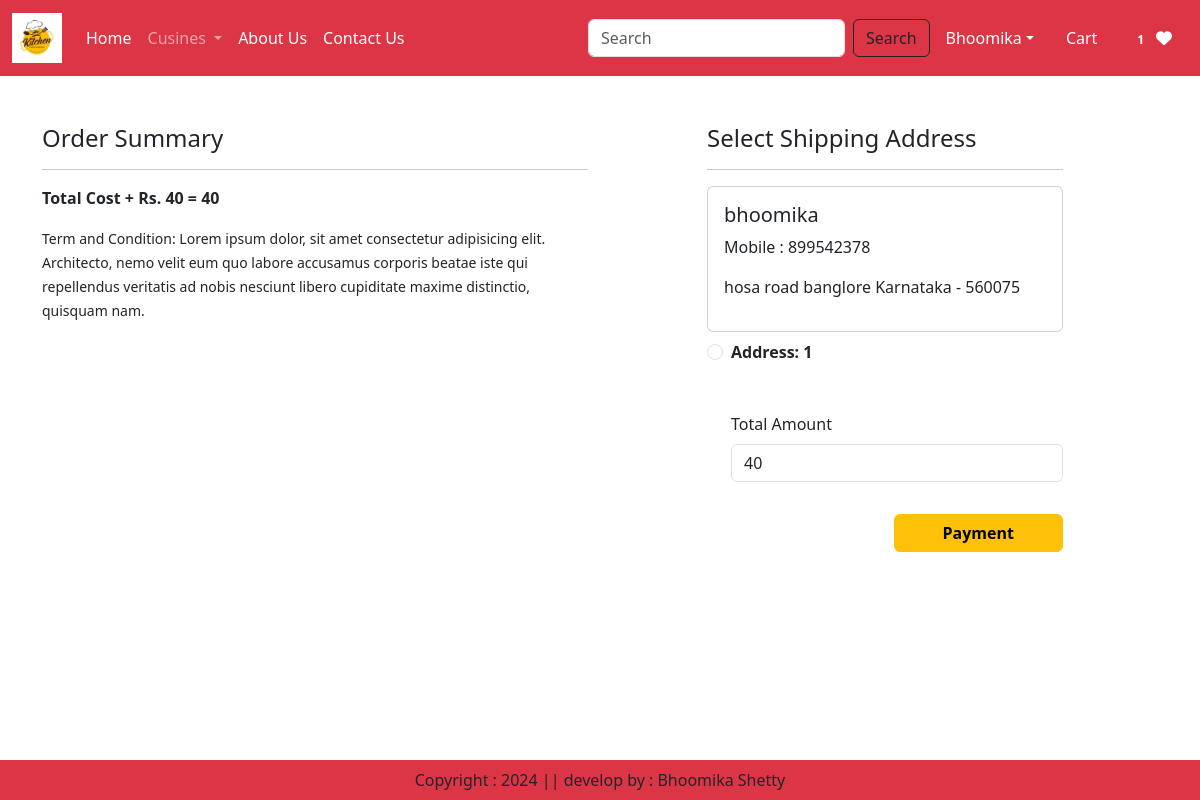
The app's page /checkout/ (signed in) with its own data.
### app/models.py (models this page shows, shortened)
class Customer(models.Model):
    user = models.ForeignKey(User,on_delete=models.CASCADE)
    name = models.CharField(max_length=200)
    locality = models.CharField(max_length=200)
    city = models.CharField(max_length=50)
    mobile = models.IntegerField(default=0)
    zipcode = models.IntegerField()
    state = models.CharField(choices=STATE_CHOICES, max_length=100)

### app/views.py (the view, shortened to what this page needs)
# urls.py: path('checkout/', views.checkout.as_view(), name='checkout'),
@method_decorator(login_required,name='dispatch')
class checkout(View):
    def get(self, request):
        totalitem = 0
        wishitem=0
        if request.user.is_authenticated:
            totalitem = len(Cart.objects.filter(user=request.user))
            wishitem = len(Wishlist.objects.filter(user=request.user))
        user = request.user
        add = Customer.objects.filter(user=user)
        cart_items=Cart.objects.filter(user=user)
        famount = 0
        for p in cart_items:
            value = p.quantity * p.product.discounted_price
            famount = famount + value
        totalamount = famount + 40
        razoramount = int(totalamount * 100)
        client= razorpay.Client(auth=(settings.RAZOR_KEY_ID, settings.RAZOR_KEY_SECRET))
        data = {'amount':razoramount,'currency':"INR", "receipt":"order_rcptid_12"}
        payment_response = client.order.create(data=data)
        print(payment_response)
        order_id=payment_response['id']
        order_status = payment_response['status']
        return render(request, 'app/checkout.html',locals())

### app/templates/app/checkout.html (shortened to what this page needs)
{% extends 'app/base.html' %}
{% load static %}
{% block main-content %}
<div class="container">
 <div class="row mt-5">
    <div class="col-sm-6">
        <h4>Order Summary</h4>
        <hr>
        <p class="fw-bold">Total Cost + Rs. 40 = {{ totalamount }}</p>
        <small>Term and Condition: Lorem ipsum dolor, sit amet consectetur adipisicing elit. Architecto, nemo velit eum quo labore accusamus corporis beatae iste qui repellendus veritatis ad nobis nesciunt libero cupiditate maxime distinctio, quisquam nam.</small>
    </div>
    <div class="col-sm-4 offset-sm-1">
        <h4>Select Shipping Address</h4>
        <hr>
        <form method="post" id="myform">
            {% for ad in add %}
            <div class="card mb-2">
                <div class="card-body">
                    <h5>{{ ad.name }}</h5>
                    <p>Mobile : {{ ad.mobile }}</p>
                    <p>{{ ad.locality }} {{ ad.city }} {{ ad.state }} - {{ ad.zipcode }}</p>
                </div>
            </div>
            <div class="form-check mt-2 mb-5">
                <input class="form-check-input" type="radio" name="custid" id="custadd{{ forloop.counter }}" value="{{ ad.id }}">
                <label class="form-check-label fw-bold" for="custadd{{ forloop.counter }}">
                Address: {{ forloop.counter }}</label>
            </div>
            {% endfor %}
            <div class="form-check mb-3">
                <label for="totamount" class="form-label"> Total Amount</label>
                <input type="number" class="form-control" name="totamount" value={{totalamount}} readonly>
            </div>
            <div class="text-end">
                <button id="rzp-button1" type="submit" class="btn btn-warning mt-3 px-5 fw-bold">Payment</button>
            </div>
        </form>
    </div>
 </div>
 </div>
 <br><br>
 {% endblock main-content %}

### records on screen
Customer: name "bhoomika", mobile "899542378", locality "hosa road", city "banglore", state "Karnataka", zipcode "560075"

### other values on screen
{{ wishitem }} "1"
{{ totalamount }} "40"
